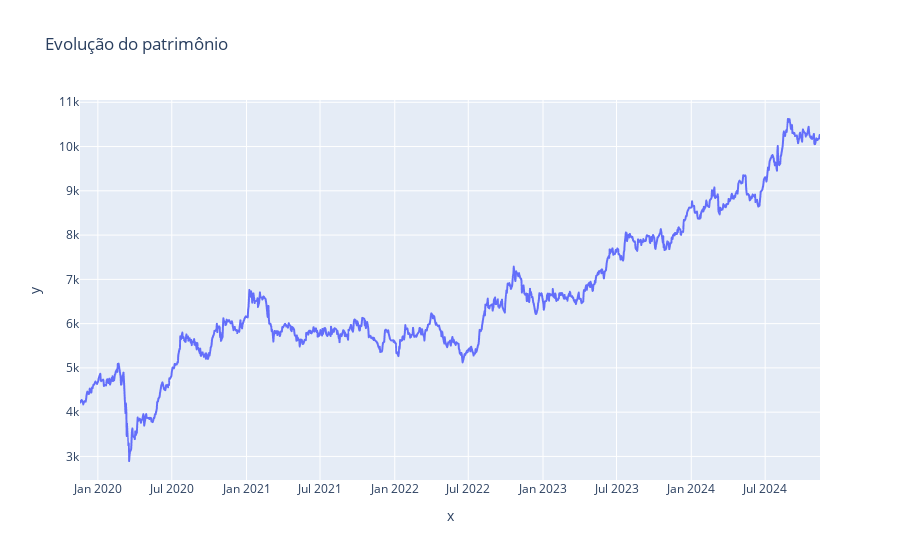

Source (notebook cell):
### Code cell
figura = px.line(x = df_alocado.index, y = df_alocado['soma valor'], title = 'Evolução do patrimônio')
figura.show()

### Figure 1 — Plotly figure (JSON) as saved in the notebook; plotly's stock layout.template omitted (floating-point values rounded to 4 significant figures; data arrays with more than 128 entries replaced by an {"elided": "..."} marker saying what was removed)
{"data": [{"hovertemplate": "x=%{x}<br>y=%{y}<extra></extra>", "legendgroup": "", "line": {"color": "#636efa", "dash": "solid"}, "marker": {"symbol": "circle"}, "mode": "lines", "name": "", "showlegend": false, "type": "scattergl", "x": {"elided": "1243 str values"}, "xaxis": "x", "y": {"elided": "1243 float values"}, "yaxis": "y"}], "layout": {"legend": {"tracegroupgap": 0}, "title": {"text": "Evolução do patrimônio"}, "xaxis": {"anchor": "y", "domain": [0, 1], "title": {"text": "x"}}, "yaxis": {"anchor": "x", "domain": [0, 1], "title": {"text": "y"}}}}
